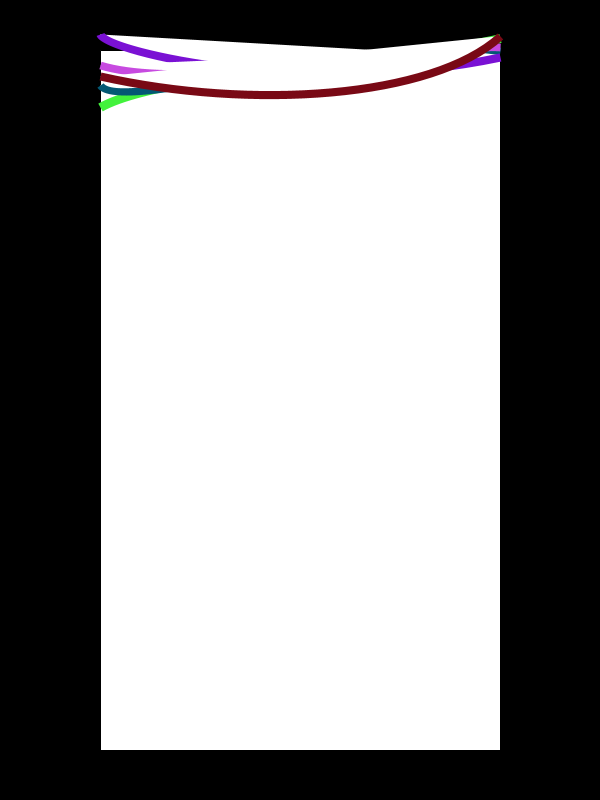
Frame 1 (no input)
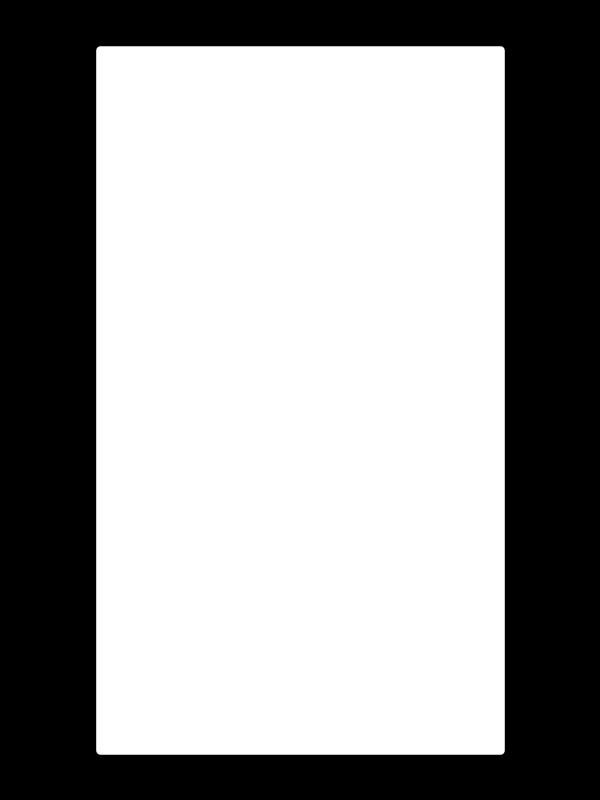
Frame 60 (the mouse pressed at the canvas centre just before this capture)
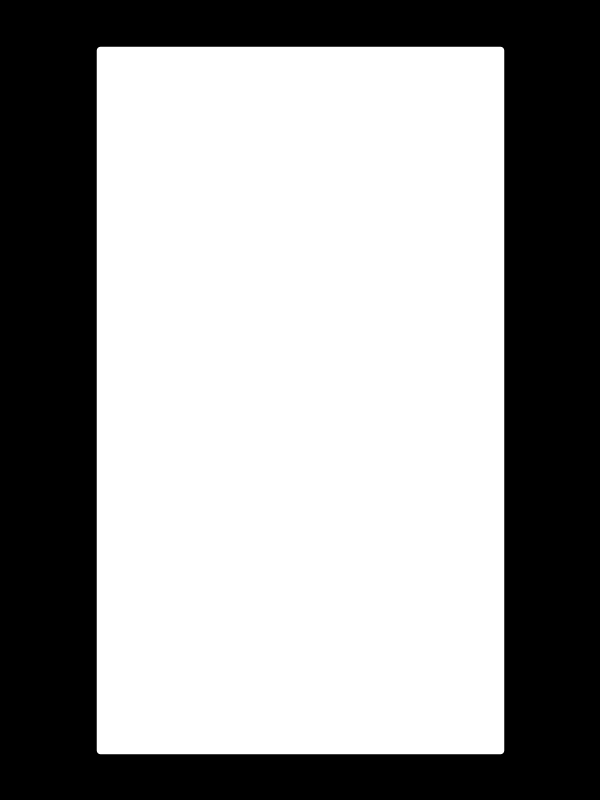
Frame 120 (the mouse held since frame 60 and released just before this capture)

The Processing sketch that drew these frames (run headless with seeded random() and noise(); from frame 60 on, the mouse is pressed at the canvas centre):

// Processing sketch: waves
// ── waves.pde
int waves = 5;
int shift = 0;

void setup() {
  size(600, 800);
  
  frameRate(10);
  background(0);
  //noFill();
  strokeJoin(ROUND);
  rect(100, 50, 400, 700);
}

void draw() {
 if(shift != 700){
    for(int i = 0;i<waves;i++){
      drawWave(shift);
    }
    shift+=50;
 } else {
   background(0);
  //noFill();
  stroke(255);
  strokeJoin(ROUND);
  rect(100, 50, 400, 700);
  shift=0;
 }
}

void drawWave(int i) {
  pushMatrix();
  strokeWeight(random(7,10));
  stroke(random(255), random(255),random(255));
  strokeCap(SQUARE);
  wave(i);
  popMatrix();
}

void wave(int i) {
    float x = width/6;
    float y = (height/40) + i;
    float x1 = x;
    float y1 = random(y+10, y+100);
    float x2 = random(x, 300);
    float y2 = random(y+10, y+100);
    float x3 = random(x+200, 500);
    float y3 = random(y+10, y+100);
    float x4 = width-100;
    float y4 = random(y+10, y+100);
    bezier(x1, y1, x2, y2, x3, y3, x4, y4);
}
